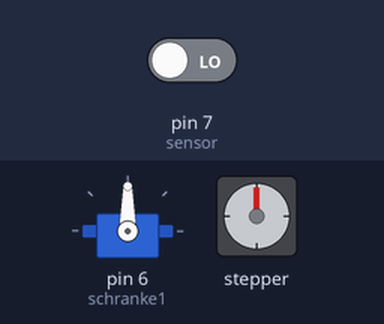
Simulated run of this sketch. Board: Arduino Uno, built with avr-gcc and run on an emulated ATmega328P. Parts: servo, stepper motor. The test bench sets the inputs (shaded band); at power-on: pin 7 (sensor) LOW. Stepper angles assume 4096 steps per turn.

Above: at 1.2 s.
1.3 s: pin 7 (sensor) driven HIGH
At 1.54 s:
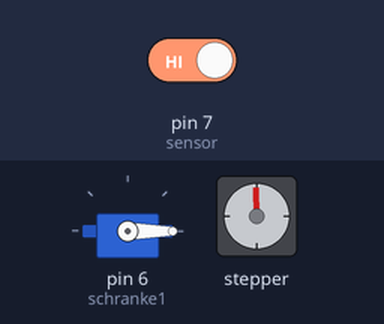
At 9.7 s:
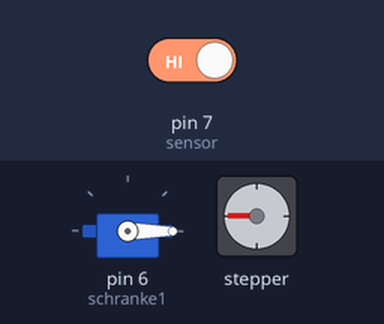
10.3 s: pin 7 (sensor) driven HIGH
At 10.38 s:
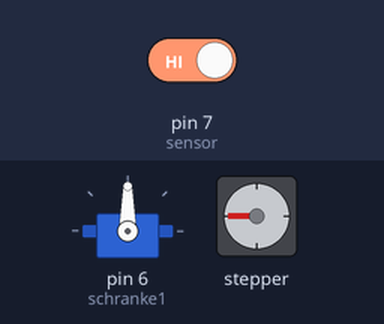
Timing chart, 0 to 25.3 s (numbered marks = the images above; inputs shaded):
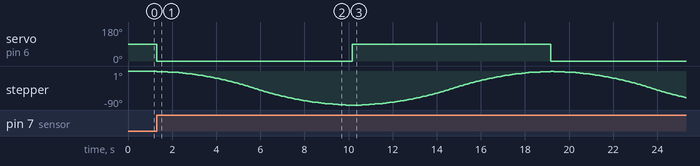

The sketch:

bahnuebergang.ino
```cpp
#include <Servo.h>
#include <AccelStepper.h>

//всяки данные для шагового двигателя
const byte Fullstep = 4;  //полные шаги
const byte Halfstep = 8;  //полушаги
const short fullRevolution = 2038; //кол-во шагов в полном обороте
const float SteppDegree = 11.32; // полный шаг 11.32 - полушаг 5.66
int sensor = 7; //на данном этапе это кнопка, позже будет сенсор
int sensorStatus = 0;  //статус шлагбаума

Servo schranke1; //Экзепляр класса Servo для шлакбаума
AccelStepper schranke2(Halfstep, 11, 9, 10, 8); // тут указываются пины, но порядок особенный

void setup() {
  // put your setup code here, to run once:
  pinMode(sensor, INPUT);  //объявление кнопки сенсором

  schranke1.attach(6);  //подключение шлагбаума на сервоприводе

  schranke2.setMaxSpeed(1000.0);   // установка моксимальной скорости
  schranke2.setAcceleration(50); // установка ускорения
  schranke2.setSpeed(200);         // установка начальной скорости
  schranke2.setCurrentPosition(0); // установка позиции шагового двигателя

}

void loop() {
  // put your main code here, to run repeatedly:
  if(sensorStatus == 0 & digitalRead(sensor) == HIGH) { //если кнопка нажата, а шлагбаеум открыт
    schranke1.write(90); //закрыли один шлагбаум
    schranke2.moveTo(0);  // закрыли второй шлагбаум
    while (schranke2.distanceToGo() != 0) schranke2.run(); //закрываем шлагбаум на шаговом двигателе
    sensorStatus=1; //меняем статус шлагбаума
  }
  else if(sensorStatus == 1 & digitalRead(sensor) == HIGH){ //тут тоже, только наоборот
    schranke1.write(0); // шлагбаумы закрываем
    schranke2.moveTo(-90 * SteppDegree);
    while (schranke2.distanceToGo() != 0) schranke2.run();
    sensorStatus=0; //меняем статус шлагбаума
  }
}
```
